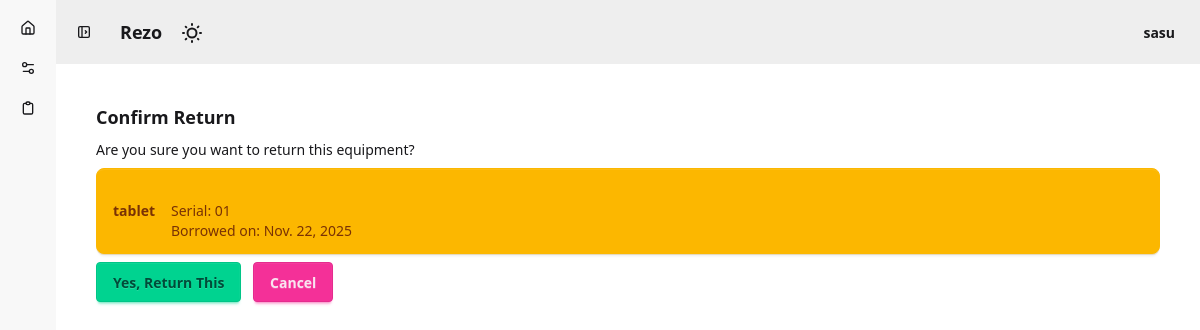
The app's page /inventory/return/4/ (signed in) with its own data.
### inventory/models.py (models this page shows, shortened)
class BorrowRecord(models.Model):
    user = models.ForeignKey(User, on_delete=models.CASCADE)
    asset = models.ForeignKey(Asset, on_delete=models.CASCADE)
    quantity = models.IntegerField(default=1)  # Number of items borrowed
    borrow_date = models.DateField(auto_now_add=True)
    return_date = models.DateField(null=True, blank=True)
    is_returned = models.BooleanField(default=False)

class Asset(models.Model):
    STATUS_CHOICES = [
        ('AVAILABLE', 'Available'),
        ('BORROWED', 'Borrowed'),
        ('REPAIR', 'Under Repair'),
        ('DISPOSED', 'Disposed'),
    ]
    name = models.CharField(max_length=100)
    serial_number = models.CharField(max_length=50, unique=True)
    category = models.ForeignKey(Category, on_delete=models.CASCADE)
    total_quantity = models.IntegerField(default=10)  # Total stock available (limit)
    status = models.CharField(max_length=20, choices=STATUS_CHOICES, default='AVAILABLE')
    image = models.ImageField(upload_to='media/assets/upload', null=True, blank=True)

### inventory/views.py (the view, shortened to what this page needs)
# urls.py: path('return/<int:pk>/', views.return_asset, name='return_asset'),
@login_required
def return_asset(request, pk):
    borrow_record = get_object_or_404(BorrowRecord, pk=pk, user=request.user)
    return render(request, 'inventory/confirm_return.html', {'borrow_record': borrow_record})

### inventory/templates/inventory/confirm_return.html (shortened to what this page needs)
{% extends 'base.html' %}
{% block content %}
<div class="row justify-content-center">
    <div class="col-md-6">
        <div class="card">
            <div class="card-body">
                <h3 class="card-title">Confirm Return</h3>
                <p class="card-text">Are you sure you want to return this equipment?</p>
                <div class="alert alert-warning">
                    <strong>{{ borrow_record.asset.name }}</strong><br>
                    Serial: {{ borrow_record.asset.serial_number }}<br>
                    Borrowed on: {{ borrow_record.borrow_date }}
                </div>
                <form method="POST">
                    <button type="submit" class="btn btn-success me-2">Yes, Return This</button>
                    <a href="{% url 'my_borrowings' %}" class="btn btn-secondary">Cancel</a>
                </form>
            </div>
        </div>
    </div>
</div>
{% endblock %}

### templates/base.html (shortened to what this page needs)
<!DOCTYPE html>
<html lang="en" data-theme="light">
<head>
    {% load static %}
    <link href="{% static 'css/output.css' %}" rel="stylesheet">
</head>
<body>
    <div class="drawer lg:drawer-open">
        <div class="drawer-content">
            <nav class="navbar w-full bg-base-300">
                <label for="my-drawer" aria-label="open sidebar" class="btn btn-square btn-ghost">
                </label>
                <div class="px-4 font-bold text-lg">Rezo</div>
                <div class="h-fit w-fit p-0.5">
                    <label class="swap swap-rotate">
                        <input type="checkbox" class="theme-controller" value="dark" />
                    </label>
                </div>
                <div class="flex-none gap-2">
                    {% if user.is_authenticated %}
                    <div class="dropdown dropdown-end">
                        <button class="btn btn-ghost" tabindex="0">
                            <span>{{ user.username }}</span>
                        </button>
                    </div>
                    {% else %}
                    <a href="{% url 'login' %}" class="btn btn-primary">Login</a>
                    <a href="{% url 'register' %}" class="btn btn-outline">Register</a>
                    {% endif %}
                </div>
            </nav>
            <div class="p-4">
                {% block content %}{% endblock %}
            </div>
        </div>
        <div class="drawer-side is-drawer-close:overflow-visible">
            <div class="flex min-h-full flex-col items-start bg-base-200 is-drawer-close:w-14 is-drawer-open:w-64">
                <ul class="menu w-full grow">
                    <li>
                        <a href="{% url 'home' %}" class="is-drawer-close:tooltip is-drawer-close:tooltip-right" data-tip="Home">
                        </a>
                    </li>
                    <li>
                        <a href="{% url 'asset_list' %}" class="is-drawer-close:tooltip is-drawer-close:tooltip-right" data-tip="Equipment">
                        </a>
                    </li>
                    {% if user.is_authenticated %}
                    <li>
                        <a href="{% url 'profile' %}" class="is-drawer-close:tooltip is-drawer-close:tooltip-right" data-tip="My Borrowings">
                        </a>
                    </li>
                    {% endif %}
                </ul>
            </div>
        </div>
    </div>
</body>
</html>

### records on screen
BorrowRecord: asset.name "tablet", asset.serial_number "01", borrow_date "Nov. 22, 2025"

### other values on screen
{{ user.username }} "sasu"
